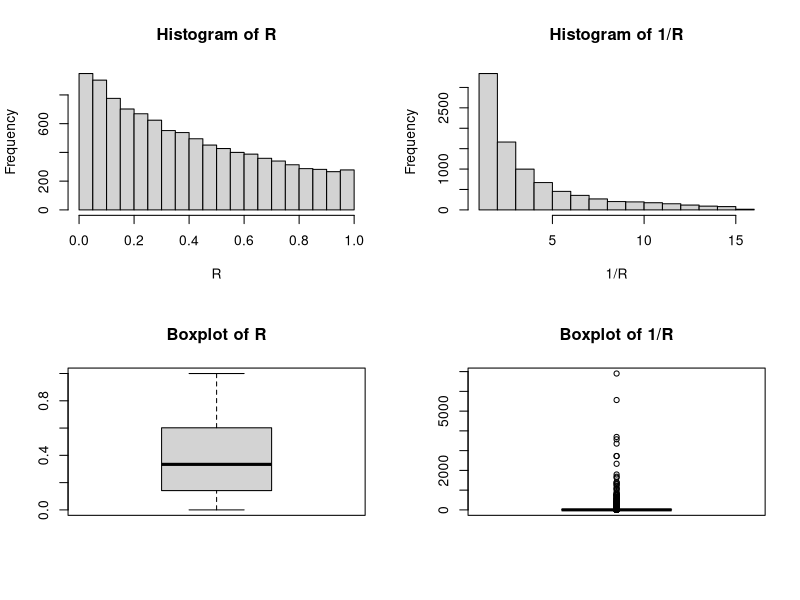
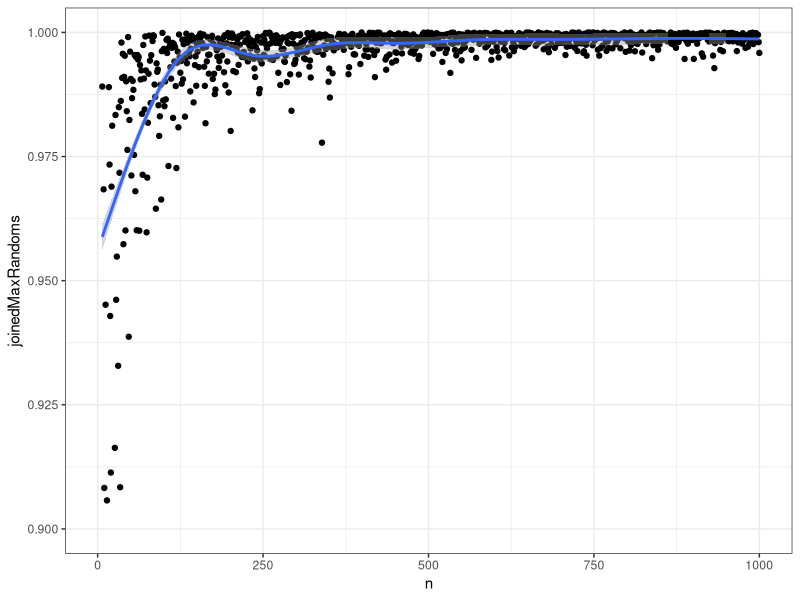
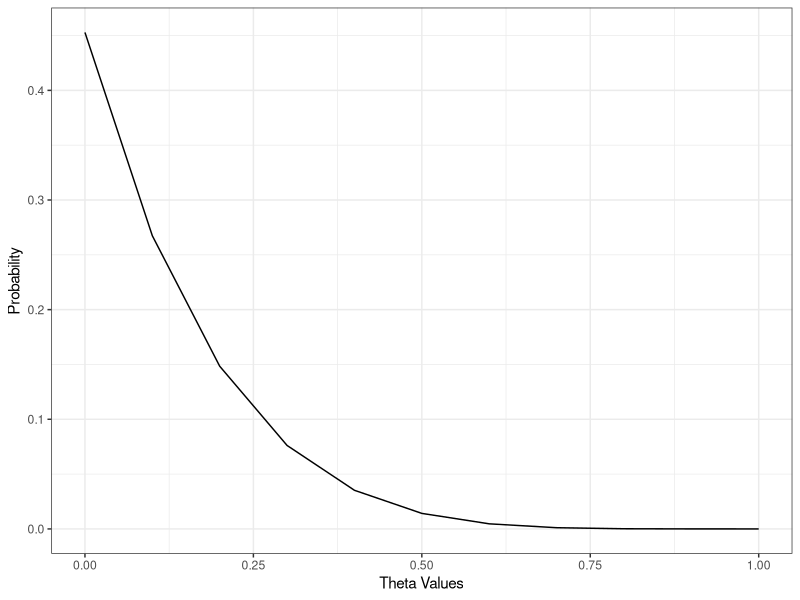
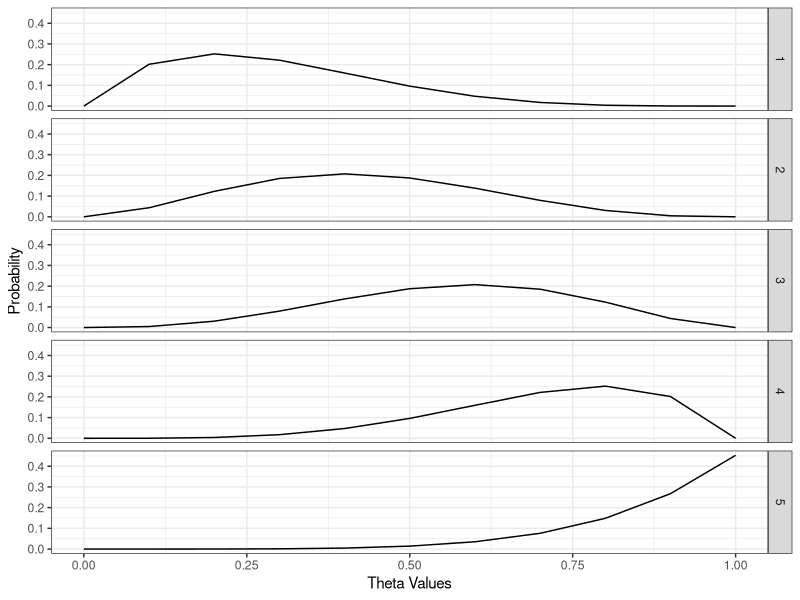

The R source for these figures, in order:
## ---- chunk 1
# load packages
library(ggplot2)
set.seed(0) # set seed for reproducibility
## ---- chunk 2
circleArea <- pi*runif(10000)^2 # simulate 10,000 circle areas
mean(circleArea)
var(circleArea)
## ---- chunk 3
stickBreakPoints <- runif(10000) # simulate 10,000 stick breaks
# create empty dataframe to hold the X and Y lengths
xyLengths <- setNames(data.frame(matrix(nrow = length(stickBreakPoints), ncol = 2)), c("X","Y"))

# loop to assign X and Y for each breakpoint, based on which is longer
for(i in 1:length(stickBreakPoints)){
  ifelse(stickBreakPoints[i]>=0.5,
         xyLengths$Y[i] <- stickBreakPoints[i],
         xyLengths$X[i] <- stickBreakPoints[i])
}

# update the NAs with 1-(the other value)
xyLengths$X[which(is.na(xyLengths$X))] <- 1-xyLengths$Y[which(is.na(xyLengths$X))]
xyLengths$Y[which(is.na(xyLengths$Y))] <- 1-xyLengths$X[which(is.na(xyLengths$Y))]

# Calculate R and 1/R
R <- xyLengths$X/xyLengths$Y
Rreciprocal <- 1/R

par(mfrow = c(2,2))
hist(R)
# plot without the outliers to better see the distribution
hist(Rreciprocal[-which(Rreciprocal %in% boxplot.stats(Rreciprocal)$out)], 
     main = "Histogram of 1/R",
     xlab = "1/R")
boxplot(R, main = "Boxplot of R")
boxplot(Rreciprocal, main = "Boxplot of 1/R")

# calculate E(R) and E(1/R) via their means and show summary stats
summary(R)
summary(Rreciprocal)
## ---- chunk 4
# simulations for n = 1 to n = 1000
n <- 1:1000
joinedMaxRandoms <- c()

for(i in 1:length(n)){
  randoms <- runif(i)
  maxRandom <- max(randoms)
  joinedMaxRandoms <- c(joinedMaxRandoms, maxRandom)
}

mean(joinedMaxRandoms) # this is a bit misleading since n varies with this approach
# show convergence to n/(n+1) via plot
g <- ggplot(data.frame(joinedMaxRandoms), aes(x = n, y = joinedMaxRandoms))
g + geom_point() +
  geom_smooth() +
  ylim(0.9,1) +
  theme_bw()

# I can show for a particular n, but I'm hoping this is more interesting?
## ---- chunk 5
n <- 10000 #sample size

# draw samples for both X and Y
X <- rnorm(n)
Y <- rnorm(n, mean = 1, sd = sqrt(5))

# calculate how many times X < Y
count <- sum(X<Y)
# calculate the probability by dividing the cases where X < Y by n
prob <- count/n
prob

## ---- chunk 6
# create empty vars to store the means from the simulations
maleMeans <- c()
femaleMeans <- c()
deltaMeans <- c()

# loop to do simulations
for(i in 1:500){
  x <- rnorm(1:100, 69.1, 2.9)
  y <- rnorm(1:100, 63.7, 2.7)
  maleMeans[i] = mean(x)
  femaleMeans[i] = mean(y)
  deltaMeans[i] = maleMeans[i]-femaleMeans[i]
}

mean(deltaMeans)
sd(deltaMeans)
## ---- chunk 7
# calculate the exact probability
dist <- (69.1-63.7)/sqrt(2.9^2 + 2.7^2)
pnorm(dist, 0, 1)
## ---- chunk 8
# vector to store theta values
thetaVals <- seq(0.0, 1.0, by = 0.1)

# function to evaluate probability of theta given Y
probabilizer <- function(Y) {
  numerators <- c()
  
  # use equation from 7a
  for(i in 1:length(thetaVals)) {
    numerators <- c(numerators, ((thetaVals[i]^Y)*(1 - thetaVals[i])^(5-Y)))
  }
  
  denominator <- sum(numerators)
  
  probs <- c()
  for(i in 1:length(thetaVals)) {
    probs <- c(probs, (numerators[i] / denominator))
  }
  return(probs)
}

# calculate the probs for y = 0 
yCoords <- probabilizer(0)

# convert to data.frame for ggplot
plotData <- data.frame(x = thetaVals, y = yCoords)

g <- ggplot(plotData, aes(x = x, y = y))
g + geom_line() +
  theme_bw() +
  labs(x = "Theta Values", y = "Probability")
## ---- chunk 9
# build a dataframe that can be used with facet_wrap() by making a tall dataset
# this is terrible code, but I'm short on time so beauty is out the window!!
plotData <- data.frame(x = rep(thetaVals, 5), 
                       y = c(probabilizer(1), 
                             probabilizer(2),
                             probabilizer(3),
                             probabilizer(4),
                             probabilizer(5)),
                       givenY = as.character(c(rep(1,11),rep(2,11),rep(3,11),rep(4,11),rep(5,11))))

g <- ggplot(plotData, aes(x = x, y = y))
g + geom_line() +
  theme_bw() +
  labs(x = "Theta Values", y = "Probability") +
  facet_grid(givenY ~ .)



## ---- chunk 10
n <- 10000 #simulations
x <- runif(n, 0, 1) # build vector of random uniforms
y <- -log((1/x)-1) # equation from 8a

successes <- sum(2<y & y<3)
prob <- successes/n
prob

